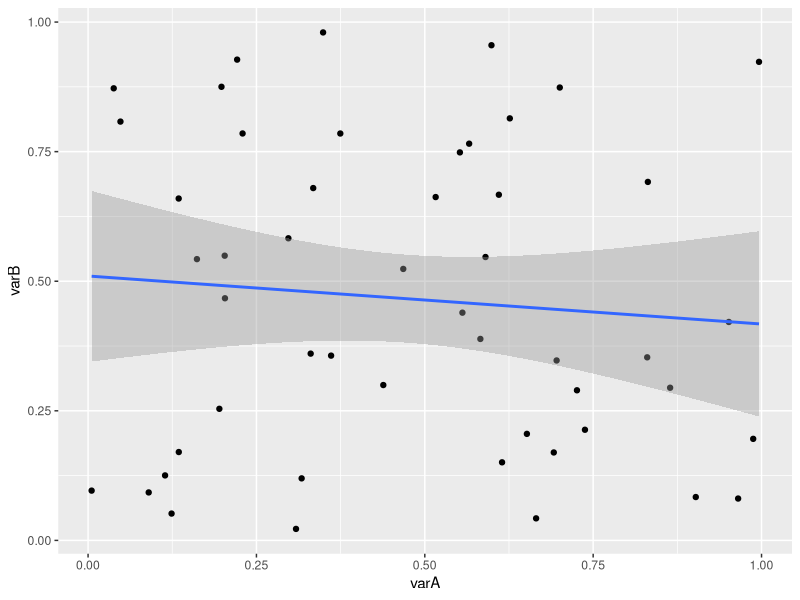
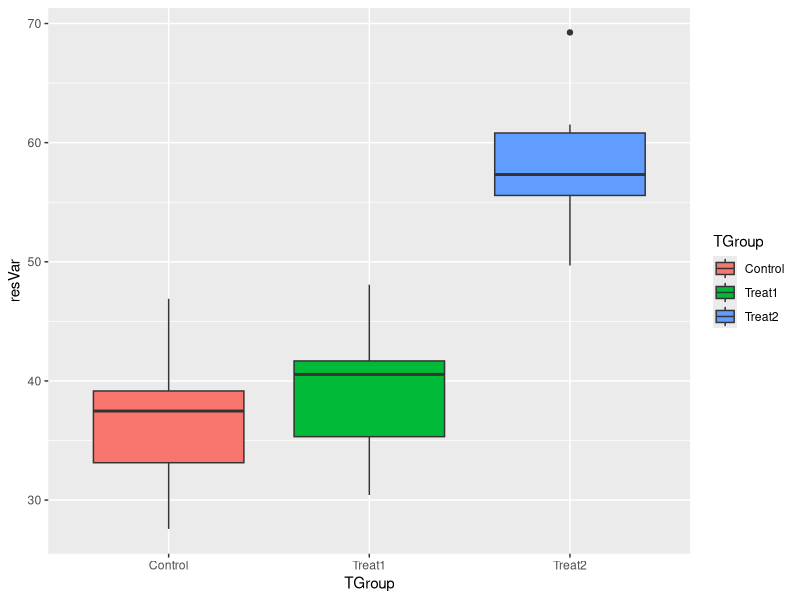
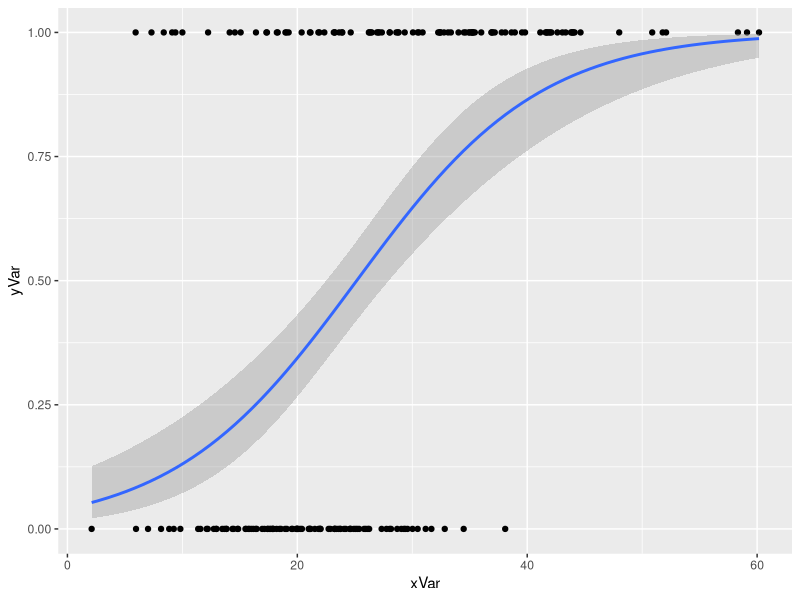
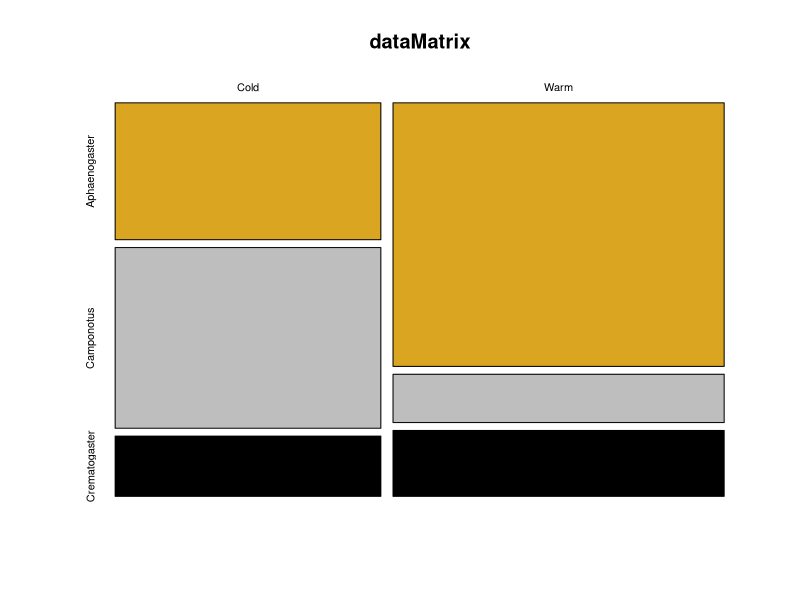
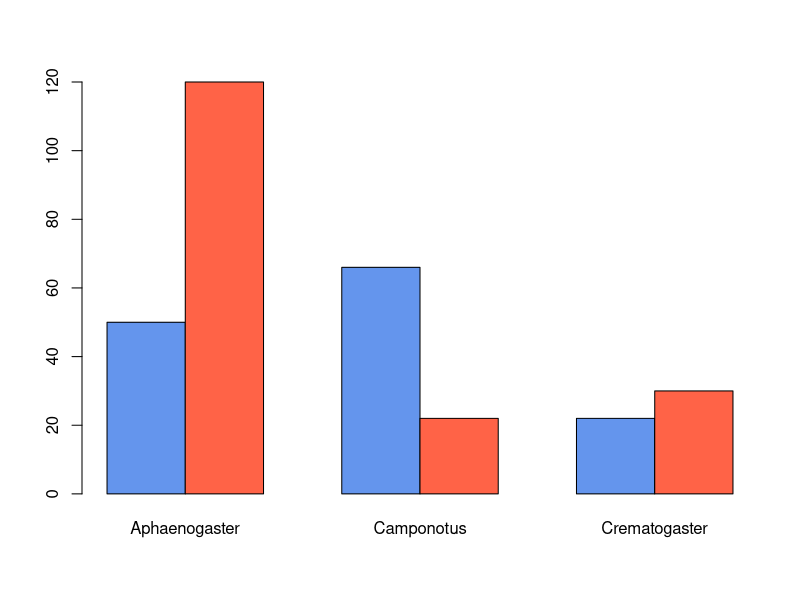

R code for these plots, in order:
## ---- chunk 1

# preliminaries
library(tidyverse)
set.seed(99)


z <- 1:10 # simple integer sequence
z <- sample(z) # reshuffle the ordering
print(z)

z < 4 # create logical vector
z[z < 4] # use as index call
which(z < 4) # use to get indices for logical
z[which(z < 4)] # does same as above

zD <- c(z,NA,NA) # contaminate it
zD[zD < 4] # NA values carried along!
zD[which(zD < 4)] # NA values dropped

# use complete.cases with atomic vector
print(zD)

complete.cases(zD)

zD[complete.cases(zD)] # clean them out

which(!complete.cases(zD)) # find NA slots

# use with a matrix

m <- matrix(1:20,nrow=5)
m[1,1] <- NA
m[5,4] <- NA
print(m)

m[complete.cases(m),] 

# now get complete cases for only certain columns!
m[complete.cases(m[,c(1,2)]),] # drops row 1
m[complete.cases(m[,c(2,3)]),] # no drops
m[complete.cases(m[,c(3,4)]),] # drops row 4
m[complete.cases(m[,c(1,4)]),] # drops 1&4

## ---- chunk 2
# Introducing the "tribble", a transposed tibble
# that is easy to type directly in to your own code

repMeasDat <- tribble(
  ~Subject, ~Treatment, ~Time1, ~Time2, ~Time3,
  #-----------------------------
  1, "Control", 1,1,2,
  2, "Control", 1,4,1,
  3, "Control", 2,2,2,
  4, "Heated", 5,6,6,
  5, "Heated", 7,7,5,
  6, "Heated", 7,5,5
  #------------------------------
)

print(repMeasDat)
## ---- chunk 3
repMeasDat %>%
gather(Time1:Time3, key="Time",value="Response")  
## ---- chunk 4
longData <- repMeasDat %>%
gather(Time1:Time3, key="Time",value="Response") %>%
arrange(Subject)
print(longData)
## ---- chunk 5
longData %>%
group_by(Time,Treatment) %>%
summarize(AvgRes = mean(Response)) %>%
arrange(Treatment,Time)
## ---- chunk 6
wideData <- longData %>%
spread(key=Time,value=Response)
print(wideData)
## ---- chunk 7
library(ggplot2)
library(TeachingDemos)
char2seed('espresso')
## ---- chunk 8
n = 50  # number of observations (rows)


varA <- runif(n) # random uniform values (independent)
varB <- runif(n) # a second random column (dependent)
varC <- 5.5 + varA*10 # a noisy linear relationship with varA
ID <- seq_len(n) # creates a sequence from 1:n (if n > 0!)
regData <- data.frame(ID,varA,varB,varC)
head(regData)
str(regData)
## ---- chunk 9
# model
regModel <- lm(varB~varA,data=regData)

# model output
regModel # printed output is sparse
str(regModel) # complicated, but has "coefficients"
head(regModel$residuals) # contains residuals

# 'summary' of model has elements
summary(regModel) # 
summary(regModel)$coefficients
str(summary(regModel))

# best to examine entire matrix of coefficients:
summary(regModel)$coefficients[] #shows all

# can pull results from this, but a little wordy
summary(regModel)$coefficients[1,4]   #p value for intercept
summary(regModel)$coefficients["(Intercept)","Pr(>|t|)"] # uggh


# alternatively unfurl this into a 1D atomic vector with names
z <- unlist(summary(regModel))
str(z)
z
z$coefficients7

# grab what we need and put into a tidy  list

regSum <- list(intercept=z$coefficients1,
               slope=z$coefficients2,
               interceptP=z$coefficients7,
               slopeP=z$coefficients8,
               r2=z$r.squared)

# much easier to query and use
print(regSum)
regSum$r2
regSum[[5]]

## ---- chunk 10
regPlot <- ggplot(data=regData,aes(x=varA,y=varB)) +
           geom_point() +
           stat_smooth(method=lm,se=0.99) # default se=0.95 
print(regPlot)
# ggsave(filename="Plot1.pdf",plot=regPlot,device="pdf")
## ---- chunk 11
nGroup <- 3 # number of treatment groups
nName <- c("Control","Treat1", "Treat2") # names of groups
nSize <- c(12,17,9) # number of observations in each group
nMean <- c(40,41,60) # mean of each group
nSD <- c(5,5,5) # standardd deviation of each group

ID <- 1:(sum(nSize)) # id vector for each row
resVar <- c(rnorm(n=nSize[1],mean=nMean[1],sd=nSD[1]),
            rnorm(n=nSize[2],mean=nMean[2],sd=nSD[2]),
            rnorm(n=nSize[3],mean=nMean[3],sd=nSD[3]))
TGroup <- rep(nName,nSize)
ANOdata <- data.frame(ID,TGroup,resVar)
str(ANOdata)
## ---- chunk 12
ANOmodel <- aov(resVar~TGroup,data=ANOdata)
print(ANOmodel)
print(summary(ANOmodel))
z <- summary(ANOmodel)
str(z)
aggregate(resVar~TGroup,data=ANOdata,FUN=mean)
unlist(z)
unlist(z)[7]
ANOsum <- list(Fval=unlist(z)[7],probF=unlist(z)[9])
ANOsum


## ---- chunk 13
ANOPlot <- ggplot(data=ANOdata,aes(x=TGroup,y=resVar,fill=TGroup)) +
           geom_boxplot()
print(ANOPlot)
# ggsave(filename="Plot2.pdf",plot=ANOPlot,device="pdf")
## ---- chunk 14

xVar <- sort(rgamma(n=200,shape=5,scale=5))
yVar <- sample(rep(c(1,0),each=100),prob=seq_len(200))
lRegData <- data.frame(xVar,yVar)

## ---- chunk 15
lRegModel <- glm(yVar ~ xVar,
                 data=lRegData,
                 family=binomial(link=logit))
summary(lRegModel)
summary(lRegModel)$coefficients

## ---- chunk 16
lRegPlot <- ggplot(data=lRegData, aes(x=xVar,y=yVar)) +
            geom_point() +
            stat_smooth(method=glm, method.args=list(family=binomial))
print(lRegPlot)
   
## ---- chunk 17
# integer counts of different data groups
vec1 <- c(50,66,22)
vec2 <- c(120,22,30)
dataMatrix <- rbind(vec1,vec2)
rownames(dataMatrix) <- c("Cold","Warm")
colnames(dataMatrix) <-c("Aphaenogaster",
                         "Camponotus",
                         "Crematogaster")
str(dataMatrix)
## ---- chunk 18
print(chisq.test(dataMatrix))
## ---- chunk 19
# some simple plots using baseR
mosaicplot(x=dataMatrix,
           col=c("goldenrod","grey","black"),
           shade=FALSE)
barplot(height=dataMatrix,
        beside=TRUE,
        col=c("cornflowerblue","tomato"))
